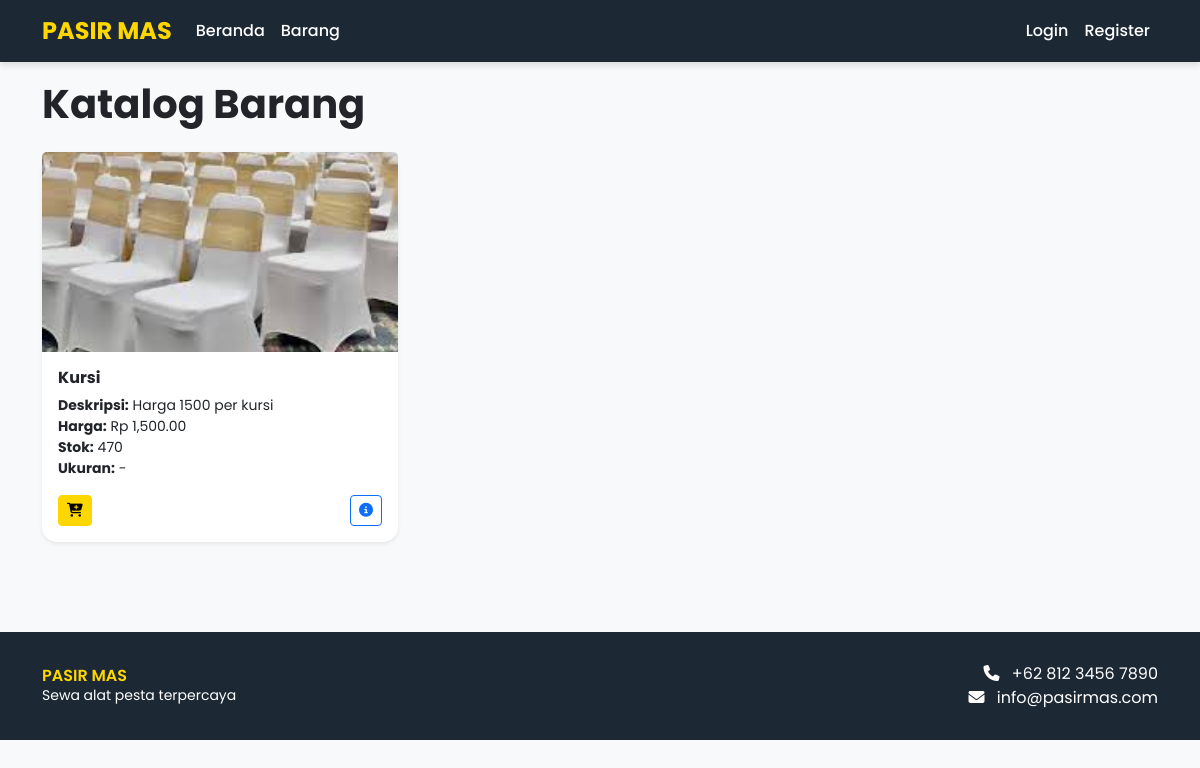
The app's page /barang/, older data.
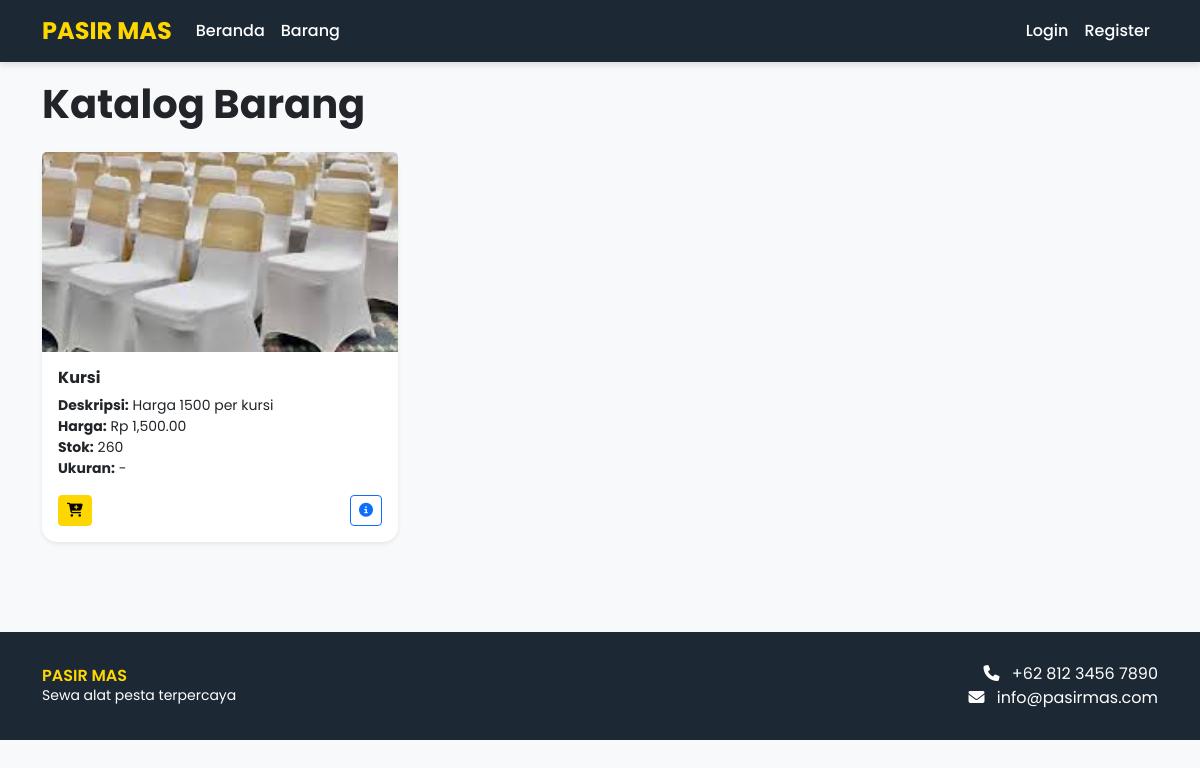
The same page, newer data.
### core/models.py (models this page shows, shortened)
class Barang(models.Model):
    idBarang = models.AutoField(primary_key=True)
    namaBarang = models.CharField(max_length=50)
    harga = models.DecimalField(max_digits=10, decimal_places=2)
    stok = models.PositiveIntegerField()
    deskripsi = models.CharField(max_length=200)
    ukuran = models.CharField(max_length=30)
    foto = models.ImageField(upload_to='foto_barang/',blank=True,null=True,verbose_name="Foto Produk")
    class Meta:
        verbose_name = "Barang"
        verbose_name_plural = "Barang"

### core/views.py (the view)
# urls.py: path('barang/', views.katalog_barang, name='katalog_barang'),
def katalog_barang(request):
    barang_list = Barang.objects.filter(stok__gt=0).order_by('namaBarang')
    context = {
        'barang_list': barang_list,
    }
    return render(request, 'pelanggan/barang.html', context)

### core/templates/pelanggan/barang.html (shortened to what this page needs)
{% extends 'pelanggan/base.html' %}
{% load humanize %}
{% block content %}
<div class="row">
    <div class="col-12">
        <h1 class="mb-4 fw-bold text-navy">Katalog Barang</h1>
    </div>
</div>
{% if barang_list %}
    <div class="row">
        {% for barang in barang_list %}
            <div class="col-md-4 col-sm-6 mb-4">
                <div class="card h-100 border-0 shadow-sm">
                    {% if barang.foto %}
                        <img src="{{ barang.foto.url }}" class="card-img-top"
                            alt="{{ barang.namaBarang }}" style="height: 200px; object-fit: cover;">
                    {% else %}
                        <div class="card-img-top bg-light d-flex align-items-center justify-content-center"
                            style="height: 200px;">
                            <i class="fas fa-image fa-3x text-muted"></i>
                        </div>
                    {% endif %}
                    <div class="card-body d-flex flex-column">
                        <h5 class="card-title fw-bold fs-6">{{ barang.namaBarang }}</h5>
                        <p class="card-text small">
                            <strong>Deskripsi:</strong> {{ barang.deskripsi }}<br>
                            <strong>Harga:</strong> Rp {{ barang.harga|intcomma }}<br>
                            <strong>Stok:</strong> {{ barang.stok }}<br>
                            <strong>Ukuran:</strong> {{ barang.ukuran }}
                        </p>
                        <div class="mt-auto d-flex justify-content-between">
                            {% if request.session.pelanggan_id %}
                                <form method="post" action="{% url 'add_to_cart' barang.idBarang %}" class="me-1">
                                    {% csrf_token %}
                                    <input type="hidden" name="quantity" value="1">
                                    <button class="btn btn-sm btn-yellow" type="submit" title="Tambah ke Keranjang">
                                        <i class="fas fa-cart-plus"></i>
                                    </button>
                                </form>
                            {% else %}
                                <a href="{% url 'login_pelanggan' %}" class="btn btn-sm btn-yellow me-1" title="Login untuk menambah ke keranjang">
                                    <i class="fas fa-cart-plus"></i>
                                </a>
                            {% endif %}
                            <button class="btn btn-sm btn-outline-primary" data-bs-toggle="modal"
                                    data-bs-target="#productModal{{ barang.idBarang }}" title="Detail Produk">
                                <i class="fas fa-info-circle"></i>
                            </button>
                        </div>
                    </div>
                </div>
            </div>
        {% endfor %}
    </div>
{% else %}
    <div class="alert alert-info text-center">
        <h4><i class="fas fa-info-circle me-2"></i>Tidak ada produk tersedia</h4>
        <p>Mohon maaf, saat ini belum ada produk yang tersedia. Silakan periksa kembali nanti.</p>
    </div>
{% endif %}
{% endblock %}

Row changes from the older to the newer data that the page shows:
changed Barang "Kursi": stok "470" → "260"
